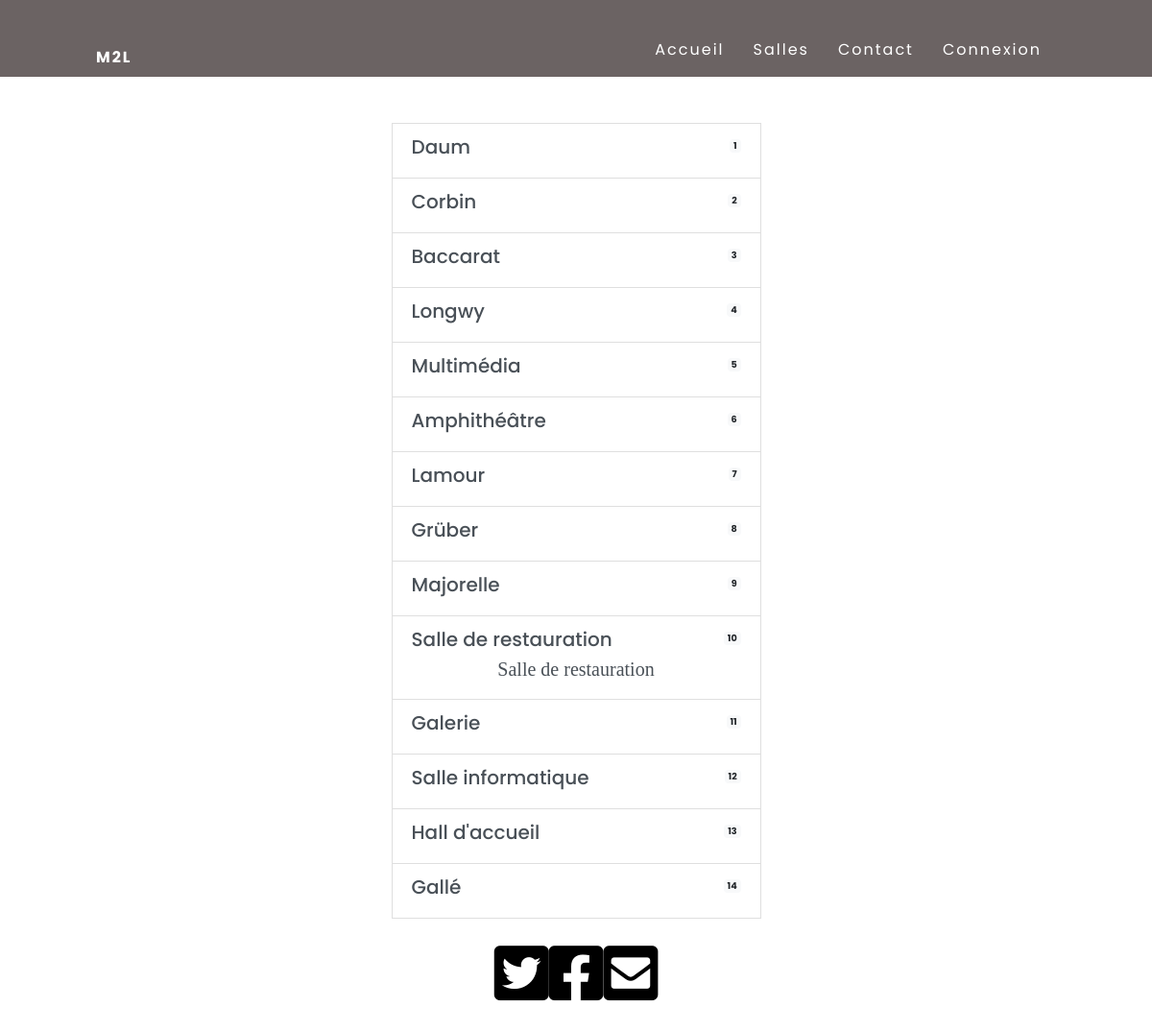
Page /Controleur/afficheSalles.php on the committed database.
### tables this page shows
CREATE TABLE `mrbs_room` (
  `id` int(11) NOT NULL,
  `disabled` tinyint(1) NOT NULL DEFAULT '0',
  `area_id` int(11) NOT NULL DEFAULT '0',
  `room_name` varchar(25) NOT NULL DEFAULT '',
  `sort_key` varchar(25) NOT NULL DEFAULT '',
  `description` varchar(60) DEFAULT NULL,
  `capacity` int(11) NOT NULL DEFAULT '0',
  `room_admin_email` text,
  `custom_html` text
);

### Modele/manager.php (called while the page is built)
<?php
class Manager
{
    protected function dbConnect()
    {
        $login = "root";
        $mdp = "root";
        $bd = "gestparcinfo";
        $serveur = "localhost";
        try
        {
            $conn = new PDO("mysql:host=$serveur;dbname=$bd", $login, $mdp, array(PDO::MYSQL_ATTR_INIT_COMMAND => 'SET NAMES \'UTF8\''));
            $conn->setAttribute(PDO::ATTR_ERRMODE, PDO::ERRMODE_EXCEPTION);
            return $conn;
        }
        catch (PDOException $e)
        {
            print "Erreur de connexion PDO ";
            die();
        }
    }
    protected function getPDO()
    {
        static $pdo = null;
        if ($pdo == null) {
            $pdo = $this->dbConnect();
        }
        return $pdo;
    }
}
?>

### Modele/mrbsroomManager.php (called while the page is built, shortened)
<?php
require_once("$racine/Modele/Manager.php");
require_once("$racine/modele/mrbsroom.php");
class mrbsroomManager extends Manager
{
    public function getList()
    {
        $room = [];
        $q = $this->getPDO()->query('SELECT `id`,`disabled`,`area_id`,`room_name`,`sort_key`,`description`,`capacity`,`room_admin_email`,`custom_html` FROM `mrbs_room` where disabled = 0');
        while ($donnees = $q->fetch(PDO::FETCH_ASSOC))
        {
            $room[$donnees['id']] = new mrbsroom($donnees['id'], $donnees['disabled'],$donnees['area_id'],$donnees['room_name'], $donnees['sort_key'],$donnees['description'],$donnees['capacity'],$donnees['room_admin_email'],$donnees['custom_html']);
        }
        return $room;
    }
}
?>

### Modele/mrbsroom.php (called while the page is built, shortened)
<?php
class mrbsroom {
    private $id;
    private $room_name;
    private $description;
    public function __construct($id,$disabled,$area_id,$room_name,$sort_key,$description,$capacity,$room_admin_email,$custom_html) {
        $this->id = $id;
        $this->room_name = $room_name;
        $this->description = $description;
    }
    public function getId() {
        return $this->id;
    }
    public function getRoomName() {
        return $this->room_name;
    }
    public function getDescription() {
        return $this->description;
    }
}
?>

### Vue/vueAfficheSalles.php (the view, shortened to what this page needs)
<?php if (!isset($_GET['laRacine'])){   ?>
  <br><br>
  <div class="col-md-8 offset-md-2" id="contenu">
<?php }?>
    <?php
    foreach ($rooms as $room) {
      $id = $room->getId(); ?>
      <a value="<?=$id?>" class="voirPostesSalle col-md-6 offset-md-3 list-group-item list-group-item-action flex-column align-items-start">
        <div class="d-flex w-100 justify-content-between">
          <h5 class="mb-1"><?=$room->getRoomName()?></h5>
          <small class="text-muted"><span class="badge badge-light"><?=$id?></span></small>
        </div>
        <p class="mb-1"><?=$room->getDescription()?></p>
      </a><?php
    } ?>
<?php if (!isset($_GET['laRacine'])){   ?>
  </div>
<?php }?>

### Controleur/afficheSalles.php (shortened to what this page needs)
<?php
if ($_SERVER["SCRIPT_FILENAME"] == __FILE__) {
    $racine = "..";
}
else{
    if (isset($_GET['laRacine'])){$racine = $_GET['laRacine'];}
}
require_once("$racine/Modele/mrbsroomManager.php");
$mrbsroomManager = new mrbsroomManager();
$rooms = $mrbsroomManager->getList();
if (!isset($_GET['laRacine'])){
    include "$racine/vue/entete.php";
}
include "$racine/vue/vueAfficheSalles.php";
if (!isset($_GET['laRacine'])){
    include "$racine/vue/pied.php";
}
?>

### Vue/entete.php (shortened to what this page needs)
<!DOCTYPE html>
<html lang="fr">
<head>
    <link rel="stylesheet" href="css/Style.css">
    <link rel="stylesheet" href="https://maxcdn.bootstrapcdn.com/bootstrap/4.5.2/css/bootstrap.min.css">
    <link href="https://cdn.datatables.net/1.10.23/css/jquery.dataTables.min.css" rel="stylesheet" />
   <link href="https://cdn.jsdelivr.net/gh/gitbrent/bootstrap4-toggle@3.6.1/css/bootstrap4-toggle.min.css" rel="stylesheet">
<body onload="session(30, 5, '?action=deconnexion')">
    <?php include 'menu.php'?>

### Vue/menu.php (shortened to what this page needs)
<html>
<head>
</head>
<body>
  <header>
    <a href="./?action=accueil" class="logo"> M2L</a>
    <ul>
      <li><a href="./?action=accueil">Accueil</a></li>
      <li><a href="./?action=salles">Salles</a></li>
      <li><a href="./?action=contact">Contact</a></li>
      <?php if (!isset($_SESSION['id'])){?>
      <li><a href="./?action=connexion">Connexion</a></li>
      <?php }
      else{ ?>
      <li><a href="./?action=deconnexion">Déconnexion</a>
      <small class="text-muted"><span class="badge badge-light">Identifié en tant que <?=$_SESSION['nom']?> <?=$_SESSION['prenom']?></span></small>
      </li>
      <?php } ?>
    </ul>
  </header>
  <section class="banner"></section>
</body>
 </html>

### Vue/pied.php (shortened to what this page needs)
    <link rel="stylesheet" href="https://pro.fontawesome.com/releases/v5.10.0/css/all.css"/>
    <link rel="stylesheet" href="css/Style.css">
</body>
<footer>
<div class="footer-icon">
        <div class="twitter">
            <i class="fab fa-twitter-square" style="font-size:65px"></i>
        </div>
        <div class="facebook" >
            <i class="fab fa-facebook-square "style="font-size:65px"></i>
        </div>
        <div class="contact">
            <i class="fas fa-envelope-square" style="font-size:65px"></i>
        </div>
    </div>
</footer>
</html>

### css/Style.css (style rules this page uses)
* { margin: 0; padding: 0; box-sizing: border-box; font-family: 'Poppins', sans-serif; }
body { background: white; min-height: 200vh; }
header { position: fixed ; top: 0; left: 0; width: 100%; display: flex; justify-content: space-between; align-items: center; transition: 0.6s; padding: 40px 100px; z-index: 500; }
.logo { position: relative; font-weight: 700; color: #fff; text-decoration: none; text-transform: uppercase; letter-spacing: 2px; transition: 0.6s; }
header ul { position: relative; display: flex; justify-content: center; align-items: center; }
header ul li { position: relative; list-style: none; }
header ul li a { position: relative; margin: 0 15px; text-decoration: none; color: #fff; letter-spacing: 2px; font-weight: 500px; transition: 0.6s; }
.banner { position: relative; width: 100%; height: 10vh; background-color: #6b6363; }
i { color: black; }
.footer-icon { display: flex; flex-direction:row ; justify-content: center; top: 50%; left: 50%; color: white; }
p { font-family:Georgia, 'Times New Roman', Times, serif; text-align: center; font-size: 20px; }

### rows in the picture
mrbs_room: room_name "Daum", id "1"
mrbs_room: room_name "Corbin", id "2"
mrbs_room: room_name "Baccarat", id "3"
mrbs_room: room_name "Longwy", id "4"
mrbs_room: room_name "Multimédia", id "5"
mrbs_room: room_name "Amphithéâtre", id "6"
mrbs_room: room_name "Lamour", id "7"
mrbs_room: room_name "Grüber", id "8"
mrbs_room: room_name "Majorelle", id "9"
mrbs_room: room_name "Salle de restauration", id "10", description "Salle de restauration"
mrbs_room: room_name "Galerie", id "11"
mrbs_room: room_name "Salle informatique", id "12"
mrbs_room: room_name "Hall d'accueil", id "13"
mrbs_room: room_name "Gallé", id "14"
